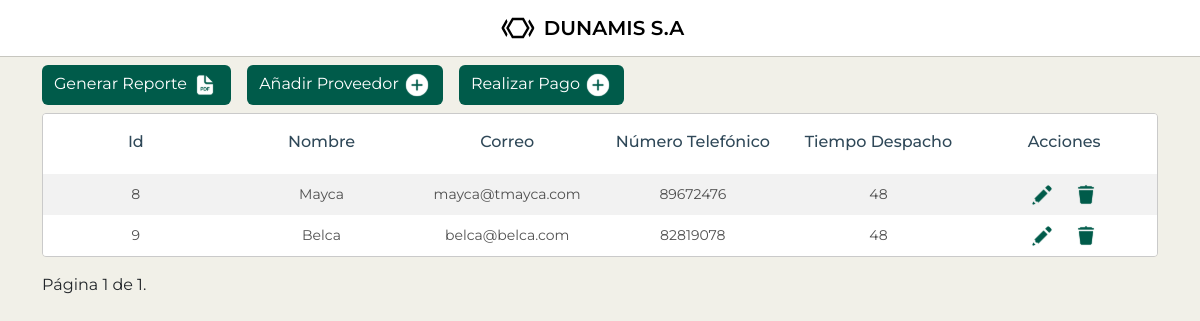
Page /proveedores/ on the earlier database version.
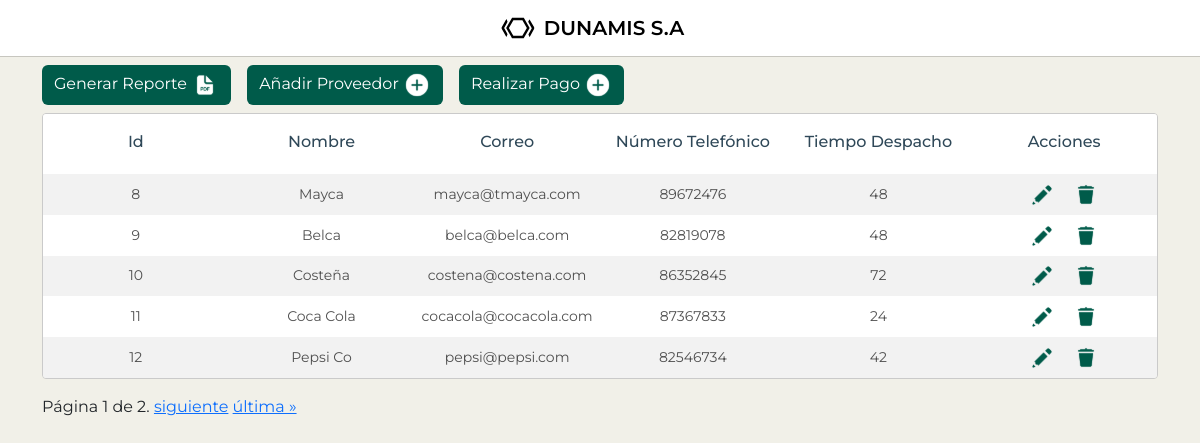
Same page on the later database version.
### mod_ventas/sub_mod_proveedores/models.py (models this page shows, shortened)
class Proveedor(models.Model):
    nombre = models.CharField(max_length=150)
    correo = models.EmailField(default='')
    numero_telefonico = models.IntegerField(default=0)
    tiempo_despacho_aprox = models.IntegerField(validators=[MinValueValidator(1)], default=0)
    activo = models.BooleanField(default=True)
    slug = models.SlugField(default='', null=False)
    saldo_adeudado = models.DecimalField(max_digits=10, decimal_places=2, default=0.00, validators=[MinValueValidator(0)])

### mod_ventas/sub_mod_proveedores/views.py (the view)
# urls.py: path('', ProveedorListView.as_view(), name='proveedor_list'),
class ProveedorListView(ListView):
    model = Proveedor
    template_name = 'sub_mod_proveedores/proveedor_list.html'
    context_object_name = 'proveedores'
    paginate_by = 5

### mod_ventas/sub_mod_proveedores/templates/sub_mod_proveedores/proveedor_list.html (shortened to what this page needs)
{% extends "base.html" %}
{% load static %}
{% block content %}
    <div class="buttons-container mt-2 mb-2">
      <a  class="btn d-inline" href="{% url 'proveedor_reporte' %}">
        Generar Reporte
        <img class="btn-icon" src="{% static 'icons/PDF.svg' %}" alt="icono de pdf">
      </a>
      <a  class="btn d-inline" href="{% url 'proveedor_crear' %}">
        Añadir Proveedor
        <img class="btn-icon" src="{% static 'icons/Add.svg' %}" alt="icono de añadir">
      </a>
      <a  class="btn d-inline" href="{% url 'pago_nuevo' %}">
        Realizar Pago
        <img class="btn-icon" src="{% static 'icons/Add.svg' %}" alt="icono de pago">
      </a>
    </div>
    <section class="bottom-section d-flex justify-content-center">
      <div class="table-responsive">
        <table id="proveedorTable" class="table table-striped provider-table">
          <thead>
            <tr class="table-header">
              <th scope="col">Id</th>
              <th scope="col">Nombre</th>
              <th scope="col">Correo</th>
              <th scope="col" class="number">Número Telefónico</th>
              <th scope="col">Tiempo Despacho</th>
              <th scope="col">Acciones</th>
            </tr>
          </thead>
          <tbody>
      {% for proveedor in object_list %}
          <tr>
          <td>
            <p>{{ proveedor.id }}</p>
          </td>
          <td>
            <p>{{ proveedor.nombre }}</p>
          </td>
          <td>
            <p>{{ proveedor.correo }}</p>
          </td>
          <td>
            <p>{{ proveedor.numero_telefonico }}</p>
          </td>
          <td>
            <p>{{ proveedor.tiempo_despacho_aprox }}</p>
          </td>
          <td>
            <div class="action-icons-container">
              <a href="{% url 'proveedor_editar' proveedor.pk %}">
                <img src="{% static 'icons/Edit.svg' %}" alt="icono de editar">
              </a>
              <a href="{% url 'proveedor_borrar' proveedor.pk %}">
                <img src="{% static 'icons/Delete.svg' %}" alt="icono de eliminar">
              </a>
             </div>
          </td>
        </tr>
      {% endfor %}
        </tbody>
      </table>
      <div class="pagination">
        <span class="step-links">
            <span class="current">
                Página {{ page_obj.number }} de {{ page_obj.paginator.num_pages }}.
            </span>
            {% if page_obj.has_next %}
                <a href="?page={{ page_obj.next_page_number }}">siguiente</a>
                <a href="?page={{ page_obj.paginator.num_pages }}">última &raquo;</a>
            {% endif %}
        </span>
      </div>
      </div>
    </section>
{% endblock %}

Differences in the rows shown:
added Proveedor: id "10", nombre "Costeña", correo "costena@costena.com", numero_telefonico "86352845", tiempo_despacho_aprox "72"
added Proveedor: id "11", nombre "Coca Cola", correo "cocacola@cocacola.com", numero_telefonico "87367833", tiempo_despacho_aprox "24"
added Proveedor: id "12", nombre "Pepsi Co", correo "pepsi@pepsi.com", numero_telefonico "82546734", tiempo_despacho_aprox "42"
Other differences:
{{ page_obj.paginator.num_pages }}: "1" → "2"
text now shown: "siguiente última »"
